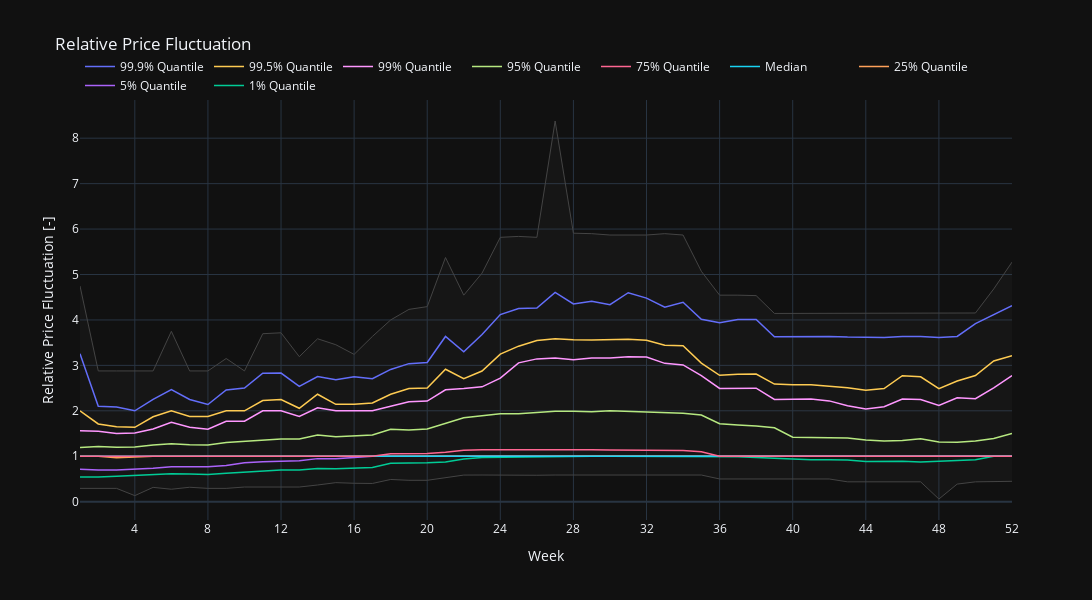

The cell this chart's notebook holds for it:
### Code cell
fig = go.Figure([
    go.Scatter(
        name='Minimum',
        x=df_agg['week'],
        y=df_agg['min_val'],
        mode='lines',
        marker=dict(color="#444"),
        line=dict(width=1),
        showlegend=False
    ),
    go.Scatter(
        name='Maximum',
        x=df_agg['week'],
        y=df_agg['max_val'],
        marker=dict(color="#444"),
        line=dict(width=1),
        mode='lines',
        fillcolor='rgba(68, 68, 68, .1)',
        fill='tonexty',
        showlegend=False
    )
])

lines = ['q01', 'q05', 'q25', 'q50', 'q75', 'q95', 'q99', 'q99_5', 'q99_9']

for l in lines:
    fig.add_trace(
        go.Scatter(
            name=line_dict[l],
            x=df_agg['week'],
            y=df_agg[l],
            line=dict(width=1.5),
            mode='lines',
            showlegend=True
        ),
    )


fig.update_layout(
    yaxis_title='Relative Price Fluctuation [-]',
    xaxis_title = 'Week',
    title='Relative Price Fluctuation',
    hovermode="x",
    template='plotly_dark',
    width = 1400,
    height = 600
)

fig.update_layout(legend=dict(
    orientation="h",
    yanchor="bottom",
    y=1,
    xanchor="left",
    x=0
))

fig.update_xaxes(tick0 = 0, dtick = 4)

fig.show()

### Figure 1 — Plotly figure (JSON) as saved in the notebook; plotly's stock layout.template omitted (floating-point values rounded to 4 significant figures)
{"data": [{"line": {"width": 1}, "marker": {"color": "#444"}, "mode": "lines", "name": "Minimum", "showlegend": false, "type": "scatter", "x": [1, 2, 3, 4, 5, 6, 7, 8, 9, 10, 11, 12, 13, 14, 15, 16, 17, 18, 19, 20, 21, 22, 23, 24, 25, 26, 27, 28, 29, 30, 31, 32, 33, 34, 35, 36, 37, 38, 39, 40, 41, 42, 43, 44, 45, 46, 47, 48, 49, 50, 51, 52], "y": [0.2928, 0.2928, 0.2928, 0.1333, 0.3153, 0.274, 0.3176, 0.2928, 0.2928, 0.3226, 0.3226, 0.3226, 0.3226, 0.3673, 0.4189, 0.4054, 0.4009, 0.4887, 0.4707, 0.4707, 0.5351, 0.5856, 0.5867, 0.5819, 0.5819, 0.5819, 0.5867, 0.5867, 0.5867, 0.5867, 0.5867, 0.5867, 0.5867, 0.5867, 0.5867, 0.5, 0.5, 0.5, 0.5, 0.5, 0.5, 0.5, 0.4369, 0.4369, 0.4369, 0.4369, 0.4369, 0.05917, 0.3874, 0.4369, 0.4392, 0.4482]}, {"fill": "tonexty", "fillcolor": "rgba(68, 68, 68, .1)", "line": {"width": 1}, "marker": {"color": "#444"}, "mode": "lines", "name": "Maximum", "showlegend": false, "type": "scatter", "x": [1, 2, 3, 4, 5, 6, 7, 8, 9, 10, 11, 12, 13, 14, 15, 16, 17, 18, 19, 20, 21, 22, 23, 24, 25, 26, 27, 28, 29, 30, 31, 32, 33, 34, 35, 36, 37, 38, 39, 40, 41, 42, 43, 44, 45, 46, 47, 48, 49, 50, 51, 52], "y": [4.747, 2.878, 2.878, 2.878, 2.878, 3.75, 2.878, 2.878, 3.152, 2.878, 3.697, 3.717, 3.192, 3.586, 3.455, 3.242, 3.636, 4, 4.232, 4.293, 5.374, 4.545, 5.03, 5.818, 5.838, 5.818, 8.378, 5.909, 5.899, 5.869, 5.869, 5.869, 5.899, 5.869, 5.071, 4.545, 4.545, 4.535, 4.143, 4.143, 4.143, 4.143, 4.143, 4.143, 4.143, 4.143, 4.143, 4.143, 4.143, 4.153, 4.682, 5.273]}, {"line": {"width": 1.5}, "mode": "lines", "name": "1% Quantile", "showlegend": true, "type": "scatter", "x": [1, 2, 3, 4, 5, 6, 7, 8, 9, 10, 11, 12, 13, 14, 15, 16, 17, 18, 19, 20, 21, 22, 23, 24, 25, 26, 27, 28, 29, 30, 31, 32, 33, 34, 35, 36, 37, 38, 39, 40, 41, 42, 43, 44, 45, 46, 47, 48, 49, 50, 51, 52], "y": [0.5426, 0.5415, 0.5581, 0.5714, 0.5867, 0.6129, 0.6066, 0.5977, 0.625, 0.6476, 0.6775, 0.6967, 0.6982, 0.7291, 0.7273, 0.7333, 0.7538, 0.8462, 0.8449, 0.8571, 0.875, 0.9385, 0.9701, 0.9752, 0.9846, 1, 1, 1, 1, 1, 1, 1, 1, 1, 1, 1, 0.9895, 0.9732, 0.9516, 0.9405, 0.9231, 0.9213, 0.9155, 0.8867, 0.8936, 0.8889, 0.875, 0.8895, 0.9091, 0.9231, 1, 1]}, {"line": {"width": 1.5}, "mode": "lines", "name": "5% Quantile", "showlegend": true, "type": "scatter", "x": [1, 2, 3, 4, 5, 6, 7, 8, 9, 10, 11, 12, 13, 14, 15, 16, 17, 18, 19, 20, 21, 22, 23, 24, 25, 26, 27, 28, 29, 30, 31, 32, 33, 34, 35, 36, 37, 38, 39, 40, 41, 42, 43, 44, 45, 46, 47, 48, 49, 50, 51, 52], "y": [0.7143, 0.6962, 0.7, 0.7111, 0.7387, 0.77, 0.7667, 0.7667, 0.798, 0.8545, 0.88, 0.8889, 0.9, 0.9476, 0.9445, 0.9718, 1, 1, 1, 1, 1, 1, 1, 1, 1, 1, 1, 1, 1, 1, 1, 1, 1, 1, 1, 1, 1, 1, 1, 1, 1, 1, 1, 1, 1, 1, 1, 1, 1, 1, 1, 1]}, {"line": {"width": 1.5}, "mode": "lines", "name": "25% Quantile", "showlegend": true, "type": "scatter", "x": [1, 2, 3, 4, 5, 6, 7, 8, 9, 10, 11, 12, 13, 14, 15, 16, 17, 18, 19, 20, 21, 22, 23, 24, 25, 26, 27, 28, 29, 30, 31, 32, 33, 34, 35, 36, 37, 38, 39, 40, 41, 42, 43, 44, 45, 46, 47, 48, 49, 50, 51, 52], "y": [1, 1, 0.9664, 0.9856, 1, 1, 1, 1, 1, 1, 1, 1, 1, 1, 1, 1, 1, 1, 1, 1, 1, 1, 1, 1, 1, 1, 1, 1, 1, 1, 1, 1, 1, 1, 1, 1, 1, 1, 1, 1, 1, 1, 1, 1, 1, 1, 1, 1, 1, 1, 1, 1]}, {"line": {"width": 1.5}, "mode": "lines", "name": "Median", "showlegend": true, "type": "scatter", "x": [1, 2, 3, 4, 5, 6, 7, 8, 9, 10, 11, 12, 13, 14, 15, 16, 17, 18, 19, 20, 21, 22, 23, 24, 25, 26, 27, 28, 29, 30, 31, 32, 33, 34, 35, 36, 37, 38, 39, 40, 41, 42, 43, 44, 45, 46, 47, 48, 49, 50, 51, 52], "y": [1, 1, 1, 1, 1, 1, 1, 1, 1, 1, 1, 1, 1, 1, 1, 1, 1, 1, 1, 1, 1, 1, 1, 1, 1, 1, 1, 1, 1, 1, 1, 1, 1, 1, 1, 1, 1, 1, 1, 1, 1, 1, 1, 1, 1, 1, 1, 1, 1, 1, 1, 1]}, {"line": {"width": 1.5}, "mode": "lines", "name": "75% Quantile", "showlegend": true, "type": "scatter", "x": [1, 2, 3, 4, 5, 6, 7, 8, 9, 10, 11, 12, 13, 14, 15, 16, 17, 18, 19, 20, 21, 22, 23, 24, 25, 26, 27, 28, 29, 30, 31, 32, 33, 34, 35, 36, 37, 38, 39, 40, 41, 42, 43, 44, 45, 46, 47, 48, 49, 50, 51, 52], "y": [1, 1, 1, 1, 1, 1, 1, 1, 1, 1, 1, 1, 1, 1, 1, 1, 1, 1.056, 1.053, 1.059, 1.088, 1.134, 1.143, 1.145, 1.147, 1.145, 1.147, 1.143, 1.143, 1.138, 1.133, 1.126, 1.125, 1.125, 1.101, 1, 1, 1, 1, 1, 1, 1, 1, 1, 1, 1, 1, 1, 1, 1, 1, 1]}, {"line": {"width": 1.5}, "mode": "lines", "name": "95% Quantile", "showlegend": true, "type": "scatter", "x": [1, 2, 3, 4, 5, 6, 7, 8, 9, 10, 11, 12, 13, 14, 15, 16, 17, 18, 19, 20, 21, 22, 23, 24, 25, 26, 27, 28, 29, 30, 31, 32, 33, 34, 35, 36, 37, 38, 39, 40, 41, 42, 43, 44, 45, 46, 47, 48, 49, 50, 51, 52], "y": [1.193, 1.215, 1.2, 1.202, 1.25, 1.276, 1.251, 1.25, 1.303, 1.333, 1.364, 1.378, 1.378, 1.469, 1.429, 1.444, 1.467, 1.596, 1.579, 1.6, 1.726, 1.846, 1.889, 1.937, 1.937, 1.97, 1.989, 1.989, 1.982, 2, 1.985, 1.975, 1.946, 1.946, 1.906, 1.714, 1.688, 1.667, 1.628, 1.419, 1.412, 1.412, 1.404, 1.357, 1.333, 1.346, 1.386, 1.313, 1.31, 1.333, 1.389, 1.5]}, {"line": {"width": 1.5}, "mode": "lines", "name": "99% Quantile", "showlegend": true, "type": "scatter", "x": [1, 2, 3, 4, 5, 6, 7, 8, 9, 10, 11, 12, 13, 14, 15, 16, 17, 18, 19, 20, 21, 22, 23, 24, 25, 26, 27, 28, 29, 30, 31, 32, 33, 34, 35, 36, 37, 38, 39, 40, 41, 42, 43, 44, 45, 46, 47, 48, 49, 50, 51, 52], "y": [1.562, 1.549, 1.5, 1.513, 1.6, 1.746, 1.639, 1.593, 1.768, 1.771, 2, 2, 1.875, 2.065, 2, 2, 2.0, 2.1, 2.2, 2.215, 2.462, 2.49, 2.528, 2.719, 3.056, 3.143, 3.163, 3.125, 3.161, 3.163, 3.189, 3.185, 3.044, 3.01, 2.775, 2.493, 2.49, 2.498, 2.25, 2.258, 2.26, 2.218, 2.109, 2.041, 2.089, 2.261, 2.25, 2.119, 2.288, 2.267, 2.506, 2.775]}, {"line": {"width": 1.5}, "mode": "lines", "name": "99.5% Quantile", "showlegend": true, "type": "scatter", "x": [1, 2, 3, 4, 5, 6, 7, 8, 9, 10, 11, 12, 13, 14, 15, 16, 17, 18, 19, 20, 21, 22, 23, 24, 25, 26, 27, 28, 29, 30, 31, 32, 33, 34, 35, 36, 37, 38, 39, 40, 41, 42, 43, 44, 45, 46, 47, 48, 49, 50, 51, 52], "y": [2, 1.711, 1.65, 1.636, 1.868, 2, 1.875, 1.873, 2, 2, 2.227, 2.25, 2.056, 2.365, 2.142, 2.145, 2.172, 2.364, 2.49, 2.5, 2.915, 2.707, 2.875, 3.247, 3.423, 3.549, 3.584, 3.562, 3.56, 3.561, 3.575, 3.552, 3.444, 3.434, 3.051, 2.782, 2.805, 2.81, 2.588, 2.571, 2.571, 2.538, 2.506, 2.451, 2.49, 2.771, 2.749, 2.487, 2.657, 2.775, 3.097, 3.211]}, {"line": {"width": 1.5}, "mode": "lines", "name": "99.9% Quantile", "showlegend": true, "type": "scatter", "x": [1, 2, 3, 4, 5, 6, 7, 8, 9, 10, 11, 12, 13, 14, 15, 16, 17, 18, 19, 20, 21, 22, 23, 24, 25, 26, 27, 28, 29, 30, 31, 32, 33, 34, 35, 36, 37, 38, 39, 40, 41, 42, 43, 44, 45, 46, 47, 48, 49, 50, 51, 52], "y": [3.258, 2.1, 2.084, 2, 2.25, 2.468, 2.25, 2.139, 2.458, 2.5, 2.827, 2.83, 2.538, 2.754, 2.686, 2.752, 2.708, 2.911, 3.038, 3.065, 3.636, 3.298, 3.68, 4.118, 4.252, 4.264, 4.606, 4.353, 4.413, 4.335, 4.599, 4.48, 4.281, 4.389, 4.016, 3.938, 4.009, 4.009, 3.63, 3.636, 3.636, 3.636, 3.622, 3.619, 3.616, 3.636, 3.636, 3.616, 3.636, 3.92, 4.125, 4.313]}], "layout": {"height": 600, "hovermode": "x", "legend": {"orientation": "h", "x": 0, "xanchor": "left", "y": 1, "yanchor": "bottom"}, "title": {"text": "Relative Price Fluctuation"}, "width": 1400, "xaxis": {"dtick": 4, "tick0": 0, "title": {"text": "Week"}}, "yaxis": {"title": {"text": "Relative Price Fluctuation [-]"}}}}
